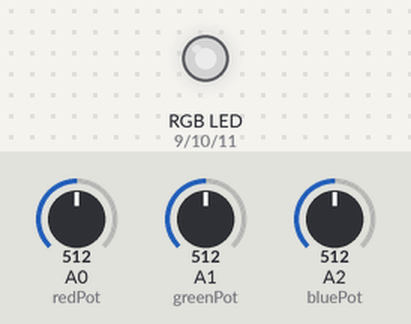
Simulated run of this sketch. Board: Arduino Uno, built with avr-gcc and run on an emulated ATmega328P. Shown: an RGB LED mixed from three pins (HIGH = lit). Inputs (shaded band) come from the test bench; at power-on: A0 (redPot) = 512, A1 (greenPot) = 512, A2 (bluePot) = 512. Dim RGB values are drawn brighter than linear.

Above: at 1.2 s.
1.3 s: A0 (redPot) set to 716
At 1.9 s:
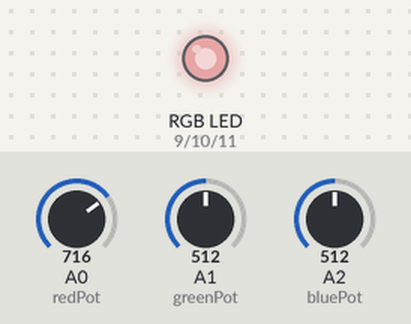
2.8 s: A1 (greenPot) set to 716
At 4.0 s:
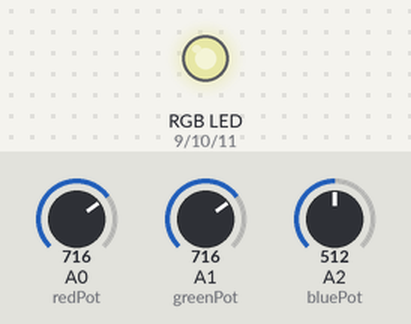
4.3 s: A2 (bluePot) set to 716
At 5.4 s:
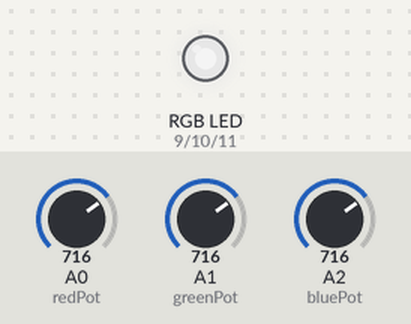
5.8 s: A0 (redPot) set to 900
At 6.5 s:
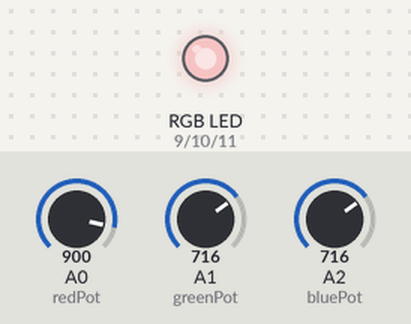
7.3 s: A1 (greenPot) set to 900
At 7.7 s:
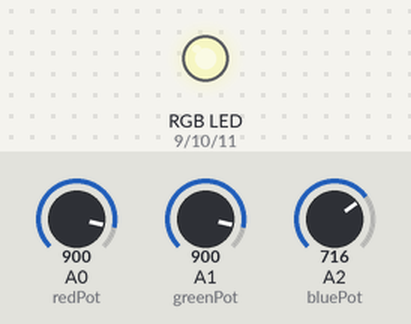
8.8 s: A2 (bluePot) set to 900
At 10.0 s:
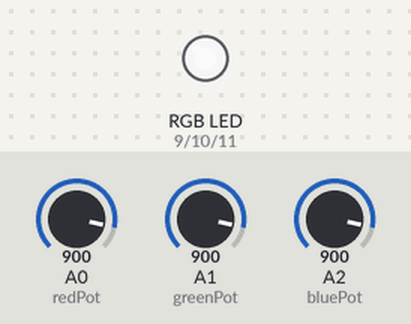
Timing chart, 0 to 11.3 s (numbered marks = the images above; inputs shaded):
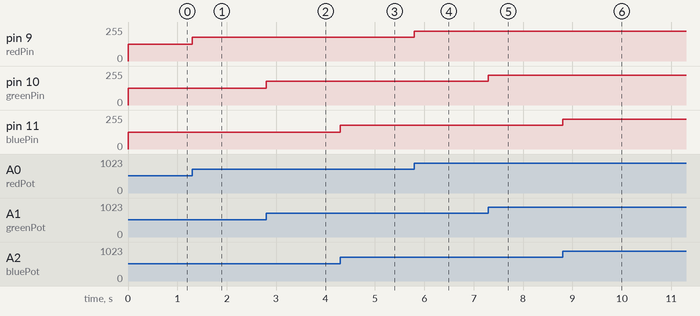

Measured:
- after the input at 1.3 s, pin 9 (redPin): 127/255 → 178/255 at once
- after the input at 2.8 s, pin 10 (greenPin): 127/255 → 178/255 at once
- after the input at 4.3 s, pin 11 (bluePin): 127/255 → 178/255 at once
- after the input at 5.8 s, pin 9 (redPin): 178/255 → 224/255 at once
- after the input at 7.3 s, pin 10 (greenPin): 178/255 → 224/255 at once
- after the input at 8.8 s, pin 11 (bluePin): 178/255 → 224/255 at once

The sketch:

P3-5-Additive_Mixer.ino
```cpp
const int redPin = 9;
const int greenPin = 10;
const int bluePin = 11;
const int redPot = A0;
const int greenPot = A1;
const int bluePot = A2;

int redVal;
int greenVal;
int blueVal;

void setup()
{
}

void loop()
{
  redVal = analogRead(redPot);
  greenVal = analogRead(greenPot);
  blueVal = analogRead(bluePot);

  redVal = map(redVal,0,1023,0,255);
  greenVal = map(greenVal,0,1023,0,255);
  blueVal = map(blueVal,0,1023,0,255);

  analogWrite(redPin, redVal);
  analogWrite(greenPin, greenVal);
  analogWrite(bluePin, blueVal);
}
```
